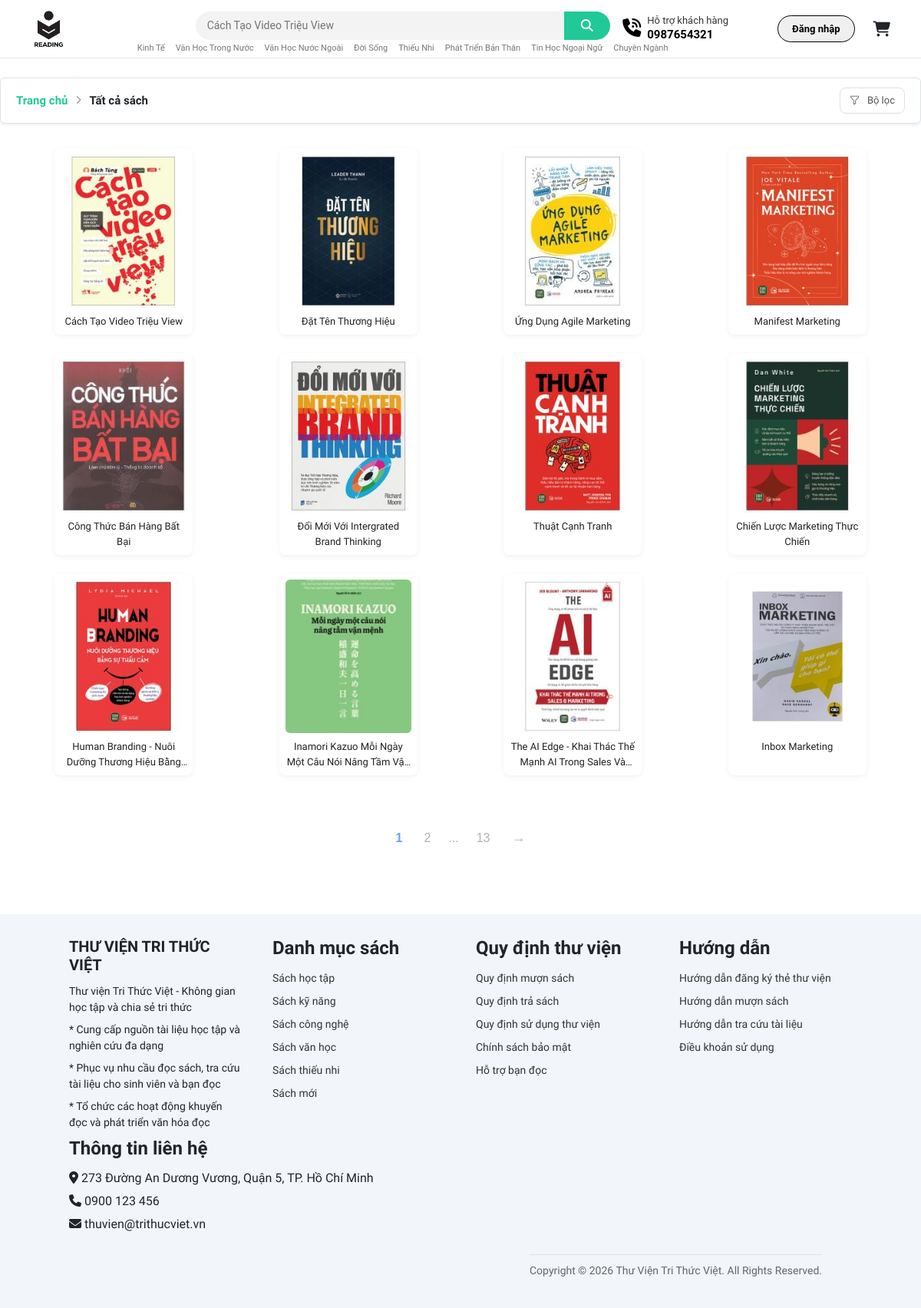
The page /index.php?page=books&sort=latest on the database its author committed.
### tables this page shows
CREATE TABLE `dausach` (
  `madausach` varchar(50) NOT NULL,
  `tensach` varchar(255) DEFAULT NULL,
  `namxuatban` int(11) DEFAULT NULL,
  `dongia` decimal(12,2) DEFAULT NULL,
  `matacgia` varchar(50) DEFAULT NULL,
  `matheloai` varchar(50) DEFAULT NULL,
  `manxb` varchar(50) DEFAULT NULL,
  `mota` text DEFAULT NULL,
  `anhbia` varchar(255) DEFAULT NULL
);

### layout/books.php (the view, shortened to what this page needs)
<?php
$conn = ConnectDB::getInstance()->getConnection();
$breadcrumbText = "Tất cả sách";
$limit = 12;
$page = isset($_GET['trang']) ? (int)$_GET['trang'] : 1;
$offset = ($page - 1) * $limit;
$whereSql = "1=1";
$params = [];
$types = "";
$countSql = "SELECT COUNT(*) as total FROM dausach WHERE $whereSql";
$stmtCount = $conn->prepare($countSql);
$stmtCount->execute();
$totalRows = $stmtCount->get_result()->fetch_assoc()['total'];
$totalPages = ceil($totalRows / $limit);
$sql = "SELECT madausach, tensach, namxuatban, dongia, anhbia
        FROM dausach
        WHERE $whereSql
        LIMIT ? OFFSET ?";
$dataParams = $params;
$dataTypes = $types;
$dataParams[] = $limit;
$dataParams[] = $offset;
$dataTypes .= "ii";
$stmt = $conn->prepare($sql);
$stmt->bind_param($dataTypes, ...$dataParams);
$stmt->execute();
$result = $stmt->get_result();
function buildPageUrl($p)
{
    $queryParams = $_GET;
    $queryParams['trang'] = $p;
    return '?' . http_build_query($queryParams);
}
$pagesToDisplay = [];
$range = 1;
if ($totalPages > 0) {
    $pagesToDisplay[] = 1;
    $startRange = max(2, $page - $range);
    $endRange = min($totalPages - 1, $page + $range);
    for ($i = $startRange; $i <= $endRange; $i++) {
        $pagesToDisplay[] = $i;
    }
    if ($page < ($totalPages - $range - 1)) {
        $pagesToDisplay[] = '...';
    }
    if ($totalPages > 1) {
        $pagesToDisplay[] = $totalPages;
    }
}
?>
<link rel="stylesheet" href="https://cdn.jsdelivr.net/npm/bootstrap-icons@1.11.3/font/bootstrap-icons.min.css">
<link rel="stylesheet" href="/assets/css/books.css">
<div class="books-page">
    <div class="mb-4" style="max-width: 1200px; margin: 25px auto 20px auto; position: relative;">
        <div class="border rounded bg-white d-flex align-items-center justify-content-between shadow-sm"
            style="padding: 12px 20px; font-size: 15px;">
            <div class="d-flex align-items-center">
                <a href="/index.php" class="text-decoration-none fw-semibold" style="color: #20c997;">Trang chủ</a>
                <i class="bi bi-chevron-right text-muted" style="margin: 0 8px; font-size: 12px;"></i>
                <span class="text-dark fw-bold"><?= htmlspecialchars($breadcrumbText) ?></span>
            </div>
            <button id="filterToggleBtn" class="filter-btn" onclick="toggleFilterPanel()">
                <i class="bi bi-funnel me-1"></i>
                Bộ lọc
            </button>
        </div>
    </div>
    <div class="books-grid-wrapper">
        <div id="books-list">
            <?php if ($result && $result->num_rows > 0): ?>
                <div class="books-grid">
                    <?php while ($book = $result->fetch_assoc()): ?>
                        <div class="book-card">
                            <a href="/index.php?page=book_detail&madausach=<?= htmlspecialchars($book['madausach'], ENT_QUOTES) ?>"
                                style="text-decoration: none; color: inherit; display: block;">
                                <div class="book-cover">
                                    <?php if (!empty($book['anhbia'])): ?>
                                        <img src="/assets/img/books/<?= htmlspecialchars($book['anhbia'], ENT_QUOTES) ?>"
                                            alt="<?= htmlspecialchars($book['tensach'], ENT_QUOTES) ?>">
                                    <?php else: ?>
                                        <img src="/assets/img/categories/booknew.png"
                                            alt="<?= htmlspecialchars($book['tensach'], ENT_QUOTES) ?>">
                                    <?php endif; ?>
                                </div>
                                <div class="book-title"><?= htmlspecialchars($book['tensach'], ENT_QUOTES) ?></div>
                            </a>
                        </div>
                    <?php endwhile; ?>
                </div> <?php else: ?>
                <div class="error-wrapper-full">
                    <?php include __DIR__ . '/error404.php'; ?>
                </div>
            <?php endif; ?>
        </div>
    </div>
    <div id="pagination-content">
        <?php if ($totalPages > 1): ?>
            <div class="pagination-wrapper">
                <div class="pagination-advanced">
                    <?php foreach ($pagesToDisplay as $i): ?>
                        <?php if ($i === '...'): ?>
                            <span class="page-link ellipsis">...</span>
                        <?php else: ?>
                            <a href="<?= buildPageUrl($i) ?>"
                                class="page-link <?= ($i == $page) ? 'active' : '' ?>" data-page="<?= $i ?>">
                                <?= $i ?>
                            </a>
                        <?php endif; ?>
                    <?php endforeach; ?>
                    <?php if ($page < $totalPages): ?>
                        <a href="<?= buildPageUrl($page + 1) ?>" class="page-link next-page" data-page="<?= $page + 1 ?>">&rarr;</a>
                    <?php endif; ?>
                </div>
            </div>
        <?php endif; ?>
    </div>
</div>

### index.php (shortened to what this page needs)
<!DOCTYPE html>
<html lang="vi">
<head>
    <link rel="stylesheet" href="https://cdnjs.cloudflare.com/ajax/libs/font-awesome/6.7.2/css/all.min.css">
    <link rel="stylesheet" href="/assets/bootstrap/css/bootstrap.min.css">
    <link rel="stylesheet" href="./assets/css/header.css">
    <link rel="stylesheet" href="./assets/css/slide.css">
    <link rel="stylesheet" href="./assets/css/footer.css">
    <link rel="stylesheet" href="./assets/fonts/font.css">
    <link rel="stylesheet" href="./assets/css/books.css">
    <link rel="stylesheet" href="/assets/css/cart.css">
</head>
<body>
<?php
include __DIR__ . '/layout/header.php';
if (isset($_GET['page'])) {
    $page = $_GET['page'];
    switch ($page) {
        case 'books':
            include __DIR__ . '/layout/books.php';
            break;
    }
} else {
    include __DIR__ . '/layout/home.php';
}
include __DIR__ . '/layout/footer.php';
?>
</body>
</html>

### layout/login.php (shortened to what this page needs)
<link rel="stylesheet" href="/assets/css/login.css">

### layout/header.php (shortened to what this page needs)
<?php
require_once __DIR__ . '/../layout/login.php';
$docgia = $_SESSION['docgia'] ?? null;
?>
<link rel="stylesheet" href="/assets/css/login.css">
<link rel="stylesheet" href="/assets/css/header.css">
<header class="main-header">
    <div class="main-header-inner">
        <div class="main-logo">
            <a href="/index.php">
                <img src="/assets/img/logo-library/library.png" alt="Library Logo">
            </a>
        </div>
        <div class="header-search-big">
            <div id="searchBarHeader" class="search-big-box">
                <input id="searchInputHeader" type="text" placeholder="Tìm theo thương hiệu...">
                <button id="btnSearchHeader" type="button">
                    <i class="fa-solid fa-magnifying-glass"></i>
                </button>
            </div>
            <div class="search-category-mini">
                <a href="javascript:void(0)" class="header-filter-category ajax-filter" data-loai="kinh-te">Kinh Tế</a>
                <a href="javascript:void(0)" class="header-filter-category ajax-filter" data-loai="van-hoc-trong-nuoc">Văn Học Trong Nước</a>
                <a href="javascript:void(0)" class="header-filter-category ajax-filter" data-loai="van-hoc-nuoc-ngoai">Văn Học Nước Ngoài</a>
                <a href="javascript:void(0)" class="header-filter-category ajax-filter" data-loai="doi-song">Đời Sống</a>
                <a href="javascript:void(0)" class="header-filter-category ajax-filter" data-loai="thieu-nhi">Thiếu Nhi</a>
                <a href="javascript:void(0)" class="header-filter-category ajax-filter" data-loai="phat-trien-ban-than">Phát Triển Bản Thân</a>
                <a href="javascript:void(0)" class="header-filter-category ajax-filter" data-loai="tin-hoc-ngoai-ngu">Tin Học Ngoại Ngữ</a>
                <a href="javascript:void(0)" class="header-filter-category ajax-filter" data-loai="chuyen-nganh">Chuyên Ngành</a>
            </div>
        </div>
        <div class="main-actions">
            <div class="header-support">
                <div class="support-icon">
                    <i class="fa-solid fa-phone-volume"></i>
                </div>
                <div class="support-info">
                    <span class="support-title">Hỗ trợ khách hàng</span>
                    <strong class="support-phone">0987654321</strong>
                </div>
            </div>
            <?php if ($docgia): ?>
                <a href="/index.php?page=taikhoan" class="main-btn main-btn-outline" id="headerName">
                    <i class="bi bi-person-fill me-1"></i>
                    Xin chào, <?= htmlspecialchars($docgia->getTendocgia(), ENT_QUOTES) ?>
                </a>
            <?php else: ?>
                <button id="openLogin" class="main-btn main-btn-outline">
                    Đăng nhập
                </button>
            <?php endif; ?>
            <a href="#miniCart" data-bs-toggle="offcanvas" role="button" aria-controls="miniCart" class="main-icon-btn main-cart position-relative d-inline-flex align-items-center justify-content-center" style="text-decoration: none; margin-left: 10px;">
                <i class="fa-solid fa-cart-shopping fs-5 text-dark"></i>
            </a>
        </div>
    </div>
</header>

### layout/footer.php (shortened to what this page needs)
<footer class="az-footer section-p1">
    <div class="az-footer-inner">
        <div class="col az-footer-col">
            <div class="az-footer-col-inner">
                <div class="az-footer-text">
                    <h3>THƯ VIỆN TRI THỨC VIỆT</h3>
                    <p>Thư viện Tri Thức Việt - Không gian học tập và chia sẻ tri thức</p>
                    <p>* Cung cấp nguồn tài liệu học tập và nghiên cứu đa dạng</p>
                    <p>* Phục vụ nhu cầu đọc sách, tra cứu tài liệu cho sinh viên và bạn đọc</p>
                    <p>* Tổ chức các hoạt động khuyến đọc và phát triển văn hóa đọc</p>
                </div>
            </div>
        </div>
        <div class="col az-footer-col">
            <h4>Danh mục sách</h4>
            <ul>
                <li><a href="#">Sách học tập</a></li>
                <li><a href="#">Sách kỹ năng</a></li>
                <li><a href="#">Sách công nghệ</a></li>
                <li><a href="#">Sách văn học</a></li>
                <li><a href="#">Sách thiếu nhi</a></li>
                <li><a href="#">Sách mới</a></li>
            </ul>
        </div>
        <div class="col az-footer-col">
            <h4>Quy định thư viện</h4>
            <ul>
                <li><a href="#">Quy định mượn sách</a></li>
                <li><a href="#">Quy định trả sách</a></li>
                <li><a href="#">Quy định sử dụng thư viện</a></li>
                <li><a href="#">Chính sách bảo mật</a></li>
                <li><a href="#">Hỗ trợ bạn đọc</a></li>
            </ul>
        </div>
        <div class="col az-footer-col">
            <h4>Hướng dẫn</h4>
            <ul>
                <li><a href="#">Hướng dẫn đăng ký thẻ thư viện</a></li>
                <li><a href="#">Hướng dẫn mượn sách</a></li>
                <li><a href="#">Hướng dẫn tra cứu tài liệu</a></li>
                <li><a href="#">Điều khoản sử dụng</a></li>
            </ul>
        </div>
    </div>
    <div class="col az-footer-col">
            <h4>Thông tin liên hệ</h4>
            <ul>
                <li><i class="fa-solid fa-location-dot"></i> 273 Đường An Dương Vương, Quận 5, TP. Hồ Chí Minh</li>
                <li><i class="fa-solid fa-phone"></i> 0900 123 456</li>
                <li><i class="fa-solid fa-envelope"></i> thuvien@trithucviet.vn</li>
            </ul>
        </div>
    <div class="az-footer-bottom">
        <p class="az-footer-copy">Copyright © 2026 Thư Viện Tri Thức Việt. All Rights Reserved.</p>
    </div>
</footer>

### assets/css/header.css (style rules this page uses)
.main-header { position: sticky; top: 0; width: 100%; z-index: 1000; background: #fff; border-bottom: 1px solid #e5e5e5; font-family: Roboto, Arial, sans-serif; }
.main-header-inner { height: 75px; display: flex; align-items: center; padding: 0 40px; }
.main-logo img { height: 52px; }
.header-search-big { flex: 1; display: flex; flex-direction: column; align-items: center; }
.search-big-box { width: 540px; max-width: 100%; display: flex; background: #f3f3f3; border-radius: 40px; overflow: hidden; margin-top: 10px; position: relative; }
.search-big-box input { flex: 1; border: none; background: transparent; padding: 8px 15px; font-size: 14px; outline: none; }
.search-big-box button { width: 60px; border: none; background: #000000; color: white; cursor: pointer; font-size: 16px; }
.search-category-mini { margin-top: 4px; font-size: 11px; color: #777; display: flex; flex-wrap: wrap; justify-content: center; gap: 10px; white-space: normal; line-height: 1.2; text-align: center; }
.search-category-mini a { margin: 0; padding: 0 2px; text-decoration: none; color: #777; }
#btnSearchHeader { background-color: #20c997; color: #ffffff; border: none; transition: background-color 0.3s ease; }
.main-actions { display: flex; align-items: center; gap: 16px; }
.header-support { display: flex; align-items: center; gap: 8px; margin: 50px; margin-left: -150px; }
.support-icon i { font-size: 24px; color: #000000; }
.support-info { display: flex; flex-direction: column; line-height: 1.3; }
.support-title { font-size: 13px; color: #333; }
.support-phone { font-size: 15px; color: #000; font-weight: bold; }
.main-icon-btn { border: none; background: transparent; font-size: 20px; cursor: pointer; color: #222; }
.main-btn-outline { border: 1px solid #000000; padding: 6px 16px; border-radius: 30px; color: #000000; text-decoration: none; font-size: 13px; font-weight: 600; }
.main-header-inner { display: flex; align-items: center; }
.main-actions { margin-left: auto; display: flex; align-items: center; gap: 14px; }
.main-cart { font-size: 20px; color: #222; }
.main-btn { white-space: nowrap; }
.main-btn-outline { border: 1px solid #000000; padding: 7px 18px; border-radius: 999px; color: #000000; font-size: 13px; font-weight: 600; text-decoration: none; transition: .2s; }
.search-big-box input { transition: opacity .4s; }

### assets/css/footer.css (style rules this page uses)
.az-footer-inner { max-width: 1200px; margin: 0 auto; display: flex; gap: 40px; justify-content: space-between; flex-wrap: wrap; }
.az-footer-col h3, .az-footer-col h4 { margin-bottom: 12px; font-weight: 700; }
.az-footer-col ul { list-style: none; padding-left: 0; margin: 0; }
.az-footer-col ul li { margin-bottom: 6px; }
.az-footer-col ul li a { text-decoration: none; color: #333; }
.az-footer-bottom { border-top: 1px solid #e0e0e0; margin-top: 20px; padding-top: 10px; margin-left: 600px; text-align: center; font-size: 13px; color: #666; }
.az-footer-col-inner { display: flex; align-items: center; gap: 16px; }
.az-footer-text { flex: 1; }
footer { display: flex; flex-wrap: wrap; justify-content: space-between; background-color: #F2F5FA; padding: 30px 90px; }
footer .col { display: flex; flex-direction: column; align-items: flex-start; margin-bottom: 1px; }
footer h3 { font-size: 20px; }
footer p { font-size: 14px; margin: 0 0 8px 0; }
footer a { font-size: 14px; text-decoration: none; color: #222; margin-bottom: 10px; }

### assets/css/login.css (style rules this page uses)
* { box-sizing: border-box; margin: 0; padding: 0; }

### rows shown on the page
dausach: anhbia (picture), tensach "Cách Tạo Video Triệu View"
dausach: anhbia (picture), tensach "Đặt Tên Thương Hiệu"
dausach: anhbia (picture), tensach "Ứng Dụng Agile Marketing"
dausach: anhbia (picture), tensach "Manifest Marketing"
dausach: anhbia (picture), tensach "Công Thức Bán Hàng Bất Bại"
dausach: anhbia (picture), tensach "Đổi Mới Với Intergrated Brand Thinking"
dausach: anhbia (picture), tensach "Thuật Cạnh Tranh"
dausach: anhbia (picture), tensach "Chiến Lược Marketing Thực Chiến"
dausach: anhbia (picture), tensach "Human Branding - Nuôi Dưỡng Thương Hiệu…"
dausach: anhbia (picture), tensach "Inamori Kazuo Mỗi Ngày Một Câu Nói Nâng Tầm…"
dausach: anhbia (picture), tensach "The AI Edge - Khai Thác Thế Mạnh AI Trong Sales…"
dausach: anhbia (picture), tensach "Inbox Marketing"

### other values the page prints
$breadcrumbText "Tất cả sách"
$i "1"
$i "2"
$i "13"
